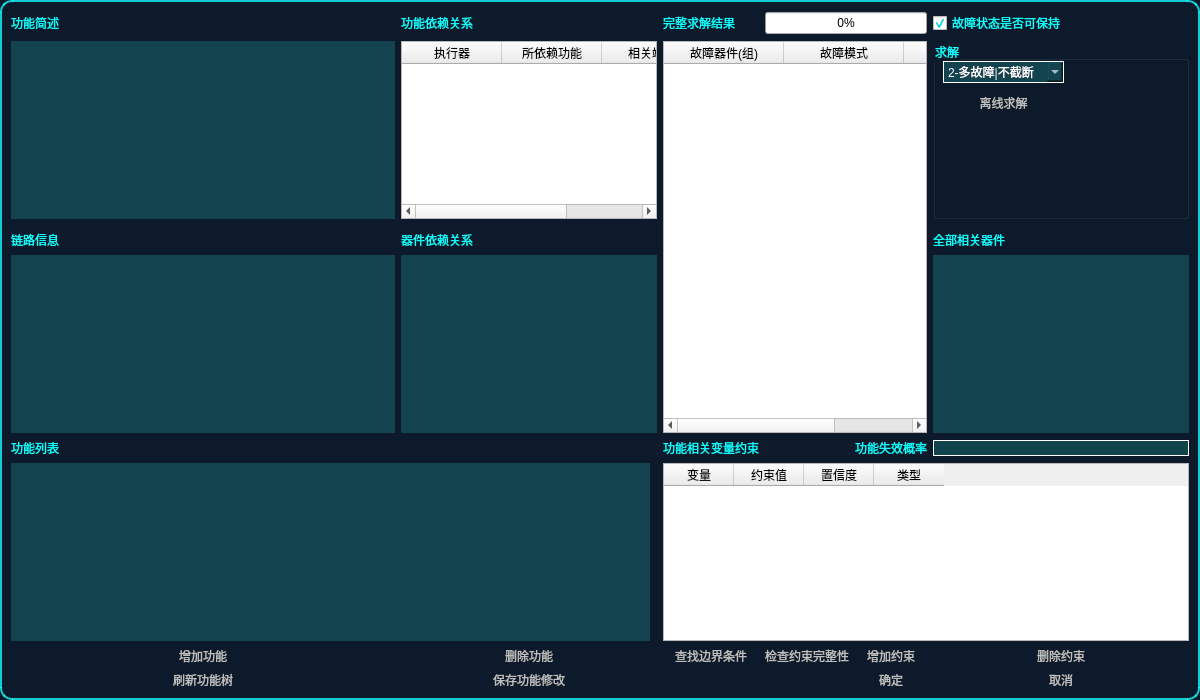
<?xml version="1.0" encoding="UTF-8"?>
<ui version="4.0">
 <class>SelectFunctionDialog</class>
 <widget class="QDialog" name="SelectFunctionDialog">
  <property name="geometry">
   <rect>
    <x>0</x>
    <y>0</y>
    <width>1200</width>
    <height>700</height>
   </rect>
  </property>
  <property name="sizePolicy">
   <sizepolicy hsizetype="Preferred" vsizetype="Preferred">
    <horstretch>0</horstretch>
    <verstretch>0</verstretch>
   </sizepolicy>
  </property>
  <property name="minimumSize">
   <size>
    <width>0</width>
    <height>10</height>
   </size>
  </property>
  <property name="windowTitle">
   <string>选择待诊断的功能</string>
  </property>
  <property name="styleSheet">
   <string notr="true">QDialog
{	border-radius:12px;
	border:2px solid rgb(17,255,255,200);		
    background-color: rgb(13, 26, 43);
}

QTextEdit
{
	font: 75 16pt &quot;黑体&quot;;
	color:rgb(190,190,190);
}

QLabel{
	
font: 75 16pt &quot;黑体&quot;;
color: rgb(17, 255, 255);
}

QCheckBox{
	
font: 75 16pt &quot;黑体&quot;;
color: rgb(17, 255, 255);
}

QGroupBox{
	
font: 75 16pt &quot;黑体&quot;;
color: rgb(17, 255, 255);
}

QPushButton{
font: 75 16pt &quot;黑体&quot;;
color: rgb(190, 190, 190);
background-color:qconicalgradient(cx:0.5,cy:0.5,angle:0,stop:0.368182 
rgba(17,255,255,75));
border:0px ;
border-radius:8px;
}

QPushButton::hover{
font: 75 16pt &quot;黑体&quot;;
color: rgb(240, 240, 240);
background-color:qconicalgradient(cx:0.5,cy:0.5,angle:0,stop:0.368182 
rgba(17,255,255,128));
border:0px ;
border-radius:8px;
}

QPushButton::hover{
font: 75 16pt &quot;黑体&quot;;
color: rgb(240, 240, 240);
background-color:qconicalgradient(cx:0.5,cy:0.5,angle:0,stop:0.368182 
rgba(17,255,255,200));
border:0px ;
border-radius:8px;
}

QPushButton::pressed{
font: 75 16pt &quot;黑体&quot;;
color: rgb(240, 240, 240);
background-color:qconicalgradient(cx:0.5,cy:0.5,angle:0,stop:0.368182 
rgba(17,255,255,128));
border:0px ;
border-radius:8px;
}</string>
  </property>
  <property name="sizeGripEnabled">
   <bool>false</bool>
  </property>
  <layout class="QGridLayout" name="gridLayout" rowstretch="0,0,0,0,0,0,0,0,0,0,0" columnstretch="8,0,0,0,0,0">
   <item row="3" column="2" rowspan="4" colspan="3">
    <widget class="QTableWidget" name="table_result">
     <property name="styleSheet">
      <string notr="true">/*设置表格中网格的颜色*/
QTableView{
	gridline-color: rgb(38, 50, 70);
}
QHeaderView::section{
	background-color:rgba(9, 28, 36, 245);
	border:0.5px solid rgb(38,50,70);
    padding-left: 0px;
	color:rgba(255,255,255,200);
	
}
border:0px;
font: 75 11pt &quot;微软雅黑&quot;;
background: transparent; 
color: rgb(255, 255, 255);
selection-background-color: rgb(102, 249, 247)
</string>
     </property>
     <attribute name="horizontalHeaderDefaultSectionSize">
      <number>120</number>
     </attribute>
     <column>
      <property name="text">
       <string>故障器件(组)</string>
      </property>
     </column>
     <column>
      <property name="text">
       <string>故障模式</string>
      </property>
     </column>
     <column>
      <property name="text">
       <string>概率</string>
      </property>
     </column>
    </widget>
   </item>
   <item row="0" column="2">
    <widget class="QLabel" name="label_7">
     <property name="text">
      <string>完整求解结果</string>
     </property>
    </widget>
   </item>
   <item row="3" column="0">
    <widget class="QPlainTextEdit" name="textEditFunctionDescription">
     <property name="sizePolicy">
      <sizepolicy hsizetype="Preferred" vsizetype="Preferred">
       <horstretch>0</horstretch>
       <verstretch>0</verstretch>
      </sizepolicy>
     </property>
     <property name="maximumSize">
      <size>
       <width>16777215</width>
       <height>16777215</height>
      </size>
     </property>
     <property name="styleSheet">
      <string notr="true">background-color: rgb(19, 67, 79);
border:0px solid rgb(255,255,255);
color: rgb(255, 255, 255);</string>
     </property>
    </widget>
   </item>
   <item row="3" column="5">
    <widget class="QGroupBox" name="groupBox">
     <property name="styleSheet">
      <string notr="true">QComboBox{
    background-color: rgb(16, 31, 45);
    color: rgb(255, 255, 255);
}</string>
     </property>
     <property name="title">
      <string>求解</string>
     </property>
     <widget class="QPushButton" name="btn_OfflineSolve">
      <property name="geometry">
       <rect>
        <x>10</x>
        <y>50</y>
        <width>121</width>
        <height>23</height>
       </rect>
      </property>
      <property name="sizePolicy">
       <sizepolicy hsizetype="Preferred" vsizetype="Preferred">
        <horstretch>0</horstretch>
        <verstretch>0</verstretch>
       </sizepolicy>
      </property>
      <property name="maximumSize">
       <size>
        <width>16777215</width>
        <height>16777215</height>
       </size>
      </property>
      <property name="text">
       <string>离线求解</string>
      </property>
     </widget>
     <widget class="QComboBox" name="comboBoxSolveMode">
      <property name="geometry">
       <rect>
        <x>10</x>
        <y>20</y>
        <width>121</width>
        <height>22</height>
       </rect>
      </property>
      <property name="styleSheet">
       <string notr="true">background-color: rgb(19, 67, 79);
border:1px solid rgb(255,255,255);
color: rgb(255, 255, 255);</string>
      </property>
      <property name="currentIndex">
       <number>2</number>
      </property>
      <item>
       <property name="text">
        <string>0-单故障</string>
       </property>
      </item>
      <item>
       <property name="text">
        <string>1-多故障|截断</string>
       </property>
      </item>
      <item>
       <property name="text">
        <string>2-多故障|不截断</string>
       </property>
      </item>
     </widget>
    </widget>
   </item>
   <item row="10" column="1">
    <widget class="QPushButton" name="btn_SaveFunc">
     <property name="text">
      <string>保存功能修改</string>
     </property>
    </widget>
   </item>
   <item row="10" column="5">
    <widget class="QPushButton" name="btn_Cancel">
     <property name="text">
      <string>取消</string>
     </property>
    </widget>
   </item>
   <item row="7" column="5">
    <widget class="QPlainTextEdit" name="textEditFaultProbability">
     <property name="minimumSize">
      <size>
       <width>0</width>
       <height>0</height>
      </size>
     </property>
     <property name="maximumSize">
      <size>
       <width>2000</width>
       <height>16</height>
      </size>
     </property>
     <property name="styleSheet">
      <string notr="true">background-color: rgb(19, 67, 79);
border:1px solid rgb(255,255,255);
color: rgb(255, 255, 255);</string>
     </property>
     <property name="inputMethodHints">
      <set>Qt::ImhNone</set>
     </property>
     <property name="verticalScrollBarPolicy">
      <enum>Qt::ScrollBarAlwaysOff</enum>
     </property>
     <property name="horizontalScrollBarPolicy">
      <enum>Qt::ScrollBarAlwaysOff</enum>
     </property>
    </widget>
   </item>
   <item row="0" column="3" colspan="2">
    <widget class="QProgressBar" name="progressBar">
     <property name="value">
      <number>0</number>
     </property>
    </widget>
   </item>
   <item row="7" column="4">
    <widget class="QLabel" name="label_9">
     <property name="text">
      <string>功能失效概率</string>
     </property>
     <property name="alignment">
      <set>Qt::AlignRight|Qt::AlignTrailing|Qt::AlignVCenter</set>
     </property>
    </widget>
   </item>
   <item row="9" column="5">
    <widget class="QPushButton" name="btn_DelObs">
     <property name="text">
      <string>删除约束</string>
     </property>
    </widget>
   </item>
   <item row="10" column="0">
    <widget class="QPushButton" name="btn_UpdateSubFunc">
     <property name="text">
      <string>刷新功能树</string>
     </property>
    </widget>
   </item>
   <item row="7" column="2">
    <widget class="QLabel" name="label_8">
     <property name="text">
      <string>功能相关变量约束</string>
     </property>
    </widget>
   </item>
   <item row="0" column="5">
    <widget class="QCheckBox" name="checkBoxPersistent">
     <property name="text">
      <string>故障状态是否可保持</string>
     </property>
     <property name="checked">
      <bool>true</bool>
     </property>
    </widget>
   </item>
   <item row="6" column="5">
    <widget class="QPlainTextEdit" name="textEditAllComponent">
     <property name="maximumSize">
      <size>
       <width>16777215</width>
       <height>16777215</height>
      </size>
     </property>
     <property name="styleSheet">
      <string notr="true">background-color: rgb(19, 67, 79);
border:0px solid rgb(255,255,255);
color: rgb(255, 255, 255);</string>
     </property>
    </widget>
   </item>
   <item row="9" column="2">
    <widget class="QPushButton" name="btn_CalBoundaryConditions">
     <property name="text">
      <string>查找边界条件</string>
     </property>
    </widget>
   </item>
   <item row="5" column="0">
    <widget class="QLabel" name="label_4">
     <property name="text">
      <string>链路信息</string>
     </property>
    </widget>
   </item>
   <item row="7" column="0">
    <widget class="QLabel" name="label">
     <property name="text">
      <string>功能列表</string>
     </property>
    </widget>
   </item>
   <item row="0" column="0">
    <widget class="QLabel" name="label_2">
     <property name="text">
      <string>功能简述</string>
     </property>
    </widget>
   </item>
   <item row="8" column="2" colspan="4">
    <widget class="QTableWidget" name="table_test">
     <property name="sizePolicy">
      <sizepolicy hsizetype="Preferred" vsizetype="Preferred">
       <horstretch>0</horstretch>
       <verstretch>0</verstretch>
      </sizepolicy>
     </property>
     <property name="minimumSize">
      <size>
       <width>0</width>
       <height>0</height>
      </size>
     </property>
     <property name="styleSheet">
      <string notr="true">/*设置表格中网格的颜色*/
QTableView{
	gridline-color: rgb(38, 50, 70);
}
QHeaderView::section{
	background-color:rgba(9, 28, 36, 245);
	border:0.5px solid rgb(38,50,70);
    padding-left: 0px;
	color:rgba(255,255,255,200);
	
}
border:0px;
font: 75 11pt &quot;微软雅黑&quot;;
background: transparent; 
color: rgb(255, 255, 255);
selection-background-color: rgb(102, 249, 247)
</string>
     </property>
     <property name="selectionBehavior">
      <enum>QAbstractItemView::SelectRows</enum>
     </property>
     <property name="columnCount">
      <number>4</number>
     </property>
     <attribute name="horizontalHeaderDefaultSectionSize">
      <number>70</number>
     </attribute>
     <column>
      <property name="text">
       <string>变量</string>
      </property>
     </column>
     <column>
      <property name="text">
       <string>约束值</string>
      </property>
     </column>
     <column>
      <property name="text">
       <string>置信度</string>
      </property>
     </column>
     <column>
      <property name="text">
       <string>类型</string>
      </property>
     </column>
    </widget>
   </item>
   <item row="0" column="1">
    <widget class="QLabel" name="label_6">
     <property name="text">
      <string>功能依赖关系</string>
     </property>
    </widget>
   </item>
   <item row="5" column="5">
    <widget class="QLabel" name="label_3">
     <property name="text">
      <string>全部相关器件</string>
     </property>
    </widget>
   </item>
   <item row="10" column="4">
    <widget class="QPushButton" name="btn_Ok">
     <property name="text">
      <string>确定</string>
     </property>
    </widget>
   </item>
   <item row="9" column="0">
    <widget class="QPushButton" name="btn_AddFunc">
     <property name="text">
      <string>增加功能</string>
     </property>
    </widget>
   </item>
   <item row="3" column="1">
    <widget class="QTableWidget" name="table_FunctionDependency">
     <property name="styleSheet">
      <string notr="true">/*设置表格中网格的颜色*/
QTableView{
	gridline-color: rgb(38, 50, 70);
}
QHeaderView::section{
	background-color:rgba(9, 28, 36, 245);
	border:0.5px solid rgb(38,50,70);
    padding-left: 0px;
	color:rgba(255,255,255,200);
	
}
border:0px;
font: 75 11pt &quot;微软雅黑&quot;;
background: transparent; 
color: rgb(255, 255, 255);
selection-background-color: rgb(102, 249, 247)
</string>
     </property>
     <property name="selectionBehavior">
      <enum>QAbstractItemView::SelectRows</enum>
     </property>
     <column>
      <property name="text">
       <string>执行器</string>
      </property>
     </column>
     <column>
      <property name="text">
       <string>所依赖功能</string>
      </property>
     </column>
     <column>
      <property name="text">
       <string>相关端口</string>
      </property>
     </column>
    </widget>
   </item>
   <item row="6" column="1">
    <widget class="QTextEdit" name="textEditComponentDependency">
     <property name="styleSheet">
      <string notr="true">background-color: rgb(19, 67, 79);
border:0px solid rgb(255,255,255);
color: rgb(255, 255, 255);</string>
     </property>
    </widget>
   </item>
   <item row="6" column="0">
    <widget class="QPlainTextEdit" name="textEditLink">
     <property name="maximumSize">
      <size>
       <width>16777215</width>
       <height>16777215</height>
      </size>
     </property>
     <property name="styleSheet">
      <string notr="true">background-color: rgb(19, 67, 79);
border:0px solid rgb(255,255,255);
color: rgb(255, 255, 255);</string>
     </property>
    </widget>
   </item>
   <item row="9" column="4">
    <widget class="QPushButton" name="btn_AddObs">
     <property name="text">
      <string>增加约束</string>
     </property>
    </widget>
   </item>
   <item row="9" column="1">
    <widget class="QPushButton" name="btn_DelFunc">
     <property name="text">
      <string>删除功能</string>
     </property>
    </widget>
   </item>
   <item row="5" column="1">
    <widget class="QLabel" name="label_5">
     <property name="text">
      <string>器件依赖关系</string>
     </property>
    </widget>
   </item>
   <item row="9" column="3">
    <widget class="QPushButton" name="btn_CheckConstraints">
     <property name="text">
      <string>检查约束完整性</string>
     </property>
    </widget>
   </item>
   <item row="8" column="0" colspan="2">
    <widget class="QWidget" name="widget" native="true">
     <widget class="QTreeWidget" name="functionTree">
      <property name="geometry">
       <rect>
        <x>0</x>
        <y>0</y>
        <width>639</width>
        <height>182</height>
       </rect>
      </property>
      <property name="sizePolicy">
       <sizepolicy hsizetype="Preferred" vsizetype="Preferred">
        <horstretch>0</horstretch>
        <verstretch>0</verstretch>
       </sizepolicy>
      </property>
      <property name="minimumSize">
       <size>
        <width>0</width>
        <height>0</height>
       </size>
      </property>
      <property name="styleSheet">
       <string notr="true">background-color: rgb(19, 67, 79);
border:0px solid rgb(255,255,255);
color: rgb(255, 255, 255);</string>
      </property>
      <attribute name="headerVisible">
       <bool>false</bool>
      </attribute>
      <column>
       <property name="text">
        <string notr="true">1</string>
       </property>
      </column>
     </widget>
    </widget>
   </item>
  </layout>
 </widget>
 <resources/>
 <connections/>
</ui>
